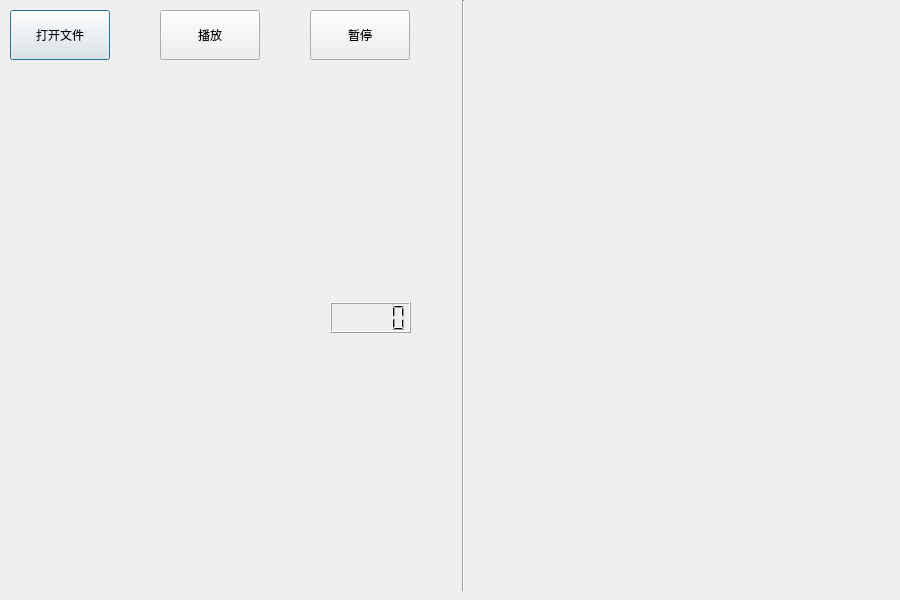
<?xml version="1.0" encoding="UTF-8"?>
<ui version="4.0">
 <class>Dialog</class>
 <widget class="QDialog" name="Dialog">
  <property name="windowModality">
   <enum>Qt::ApplicationModal</enum>
  </property>
  <property name="geometry">
   <rect>
    <x>0</x>
    <y>0</y>
    <width>900</width>
    <height>600</height>
   </rect>
  </property>
  <property name="mouseTracking">
   <bool>false</bool>
  </property>
  <property name="windowTitle">
   <string>视频摘要系统</string>
  </property>
  <widget class="QPushButton" name="openFile">
   <property name="geometry">
    <rect>
     <x>10</x>
     <y>10</y>
     <width>100</width>
     <height>50</height>
    </rect>
   </property>
   <property name="text">
    <string>打开文件</string>
   </property>
  </widget>
  <widget class="Phonon::VideoPlayer" name="videoPlayer">
   <property name="geometry">
    <rect>
     <x>10</x>
     <y>70</y>
     <width>400</width>
     <height>225</height>
    </rect>
   </property>
  </widget>
  <widget class="Phonon::SeekSlider" name="seekSlider">
   <property name="geometry">
    <rect>
     <x>10</x>
     <y>310</y>
     <width>311</width>
     <height>22</height>
    </rect>
   </property>
  </widget>
  <widget class="QPushButton" name="start">
   <property name="geometry">
    <rect>
     <x>160</x>
     <y>10</y>
     <width>100</width>
     <height>50</height>
    </rect>
   </property>
   <property name="text">
    <string>播放</string>
   </property>
  </widget>
  <widget class="QPushButton" name="pause">
   <property name="geometry">
    <rect>
     <x>310</x>
     <y>10</y>
     <width>100</width>
     <height>50</height>
    </rect>
   </property>
   <property name="text">
    <string>暂停</string>
   </property>
  </widget>
  <widget class="QLCDNumber" name="lcdNumber">
   <property name="geometry">
    <rect>
     <x>330</x>
     <y>302</y>
     <width>81</width>
     <height>31</height>
    </rect>
   </property>
  </widget>
  <widget class="Line" name="line">
   <property name="geometry">
    <rect>
     <x>453</x>
     <y>0</y>
     <width>20</width>
     <height>591</height>
    </rect>
   </property>
   <property name="orientation">
    <enum>Qt::Vertical</enum>
   </property>
  </widget>
 </widget>
 <customwidgets>
  <customwidget>
   <class>Phonon::VideoPlayer</class>
   <extends>QWidget</extends>
   <header location="global">phonon/videoplayer.h</header>
  </customwidget>
  <customwidget>
   <class>Phonon::SeekSlider</class>
   <extends>QWidget</extends>
   <header location="global">phonon/seekslider.h</header>
  </customwidget>
 </customwidgets>
 <resources/>
 <connections/>
</ui>
